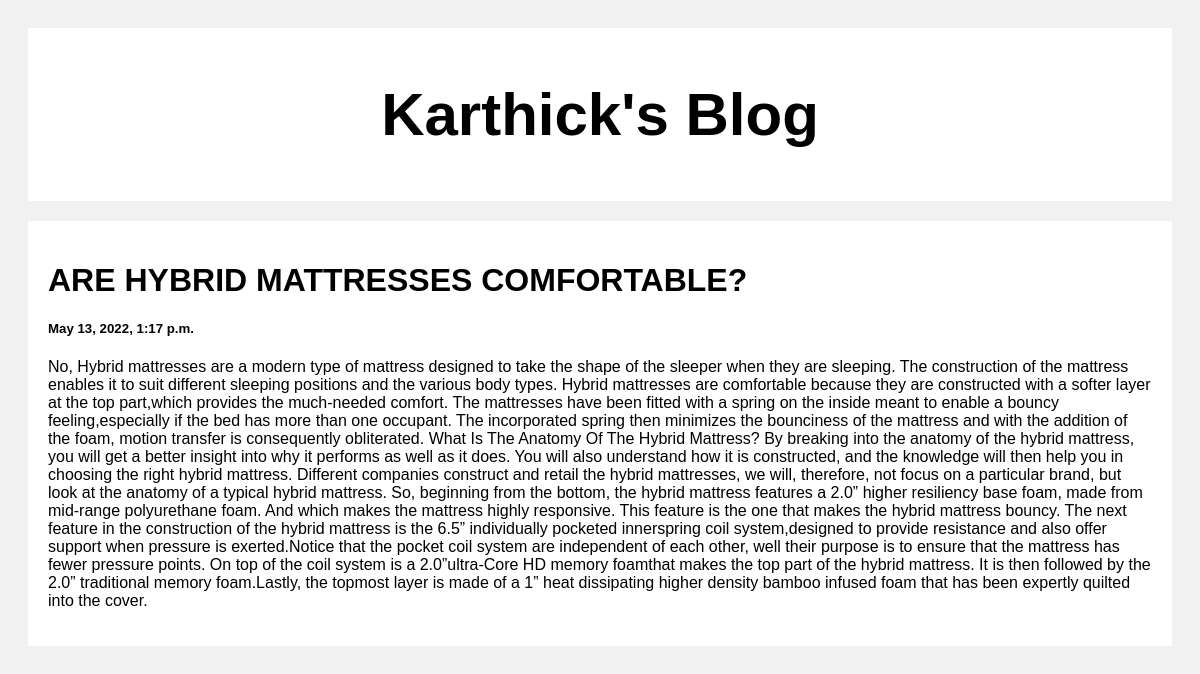
/post/1, run on the app's committed database.
### posts/models.py (models this page shows)
class Post(models.Model):
    title = models.CharField(max_length=100)
    body = models.CharField(max_length=10000000)
    created_at = models.DateTimeField(default=datetime.now, blank=True)

### posts/views.py (the view)
# urls.py: path('post/<str:pk>', views.post, name='post')
def post(request, pk):
    posts = Post.objects.get(id=pk)
    return render(request, 'posts.html', {'posts': posts})

### templates/posts.html (shortened to what this page needs)
<!DOCTYPE html>
<html>
<head>
</head>
<body>
    <div class="header">
        <h2>Karthick's Blog</h2>
    </div>
    <div class="row">
        <div class="leftcolumn">
                <div class="card">
                    <h1>{{posts.title}}</h1>
                    <h5>{{posts.created_at}}</h5>
                    <p>{{posts.body}}</p>
                </div>
        </div>
    </div>
</body>
</html>

### templates/posts.html (style rules this page uses)
* { box-sizing: border-box; }
body { font-family: Arial; padding: 20px; background: #f1f1f1; }
.header { padding: 2px; font-size: 40px; text-align: center; background: white; }
.leftcolumn { float: left; width: 100%; }
.card { background-color: white; padding: 20px; margin-top: 20px; }
.row:after { content: ""; display: table; clear: both; }

### data on the page
Post: title "ARE HYBRID MATTRESSES COMFORTABLE?", created_at "May 13, 2022, 1:17 p.m.", body "No, Hybrid mattresses are a modern type of mattress designed to take the shape of the sleeper when they are sleeping. The construction of the mattress enables it to suit different sleeping positions and the various body types. Hybrid mattresses are comfortable because they are constructed with a softer layer at the top part,which provides the much-needed comfort. The mattresses have been fitted with a spring on the inside meant to enable a bouncy feeling,especially if the bed has more than one occupant. The incorporated spring then minimizes the bounciness of the mattress and with the addition of the foam, motion transfer is consequently obliterated. What Is The Anatomy Of The Hybrid…"
